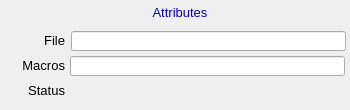
<?xml version="1.0" ?>
<ui version="4.0">
  <class>Dialog</class>
  <widget class="QWidget" name="screen">
    <property name="geometry">
      <rect>
        <x>214</x>
        <y>81</y>
        <width>350</width>
        <height>110</height>
      </rect>
    </property>
    <property name="styleSheet">
      <string notr="true">QWidget#screen {
  color: rgb(0, 0, 0);
  background-color: rgb(187, 187, 187);
  }</string>
    </property>
    <property name="windowTitle">
      <string>ADAttrFile</string>
    </property>
    <widget class="PyDMDrawingRectangle" name="rectangle">
      <property name="geometry">
        <rect>
          <x>127</x>
          <y>2</y>
          <width>107</width>
          <height>21</height>
        </rect>
      </property>
      <property name="brush" stdset="0">
        <brush brushstyle="SolidPattern">
          <color alpha="255">
            <red>218</red>
            <green>218</green>
            <blue>218</blue>
          </color>
        </brush>
      </property>
      <property name="penStyle" stdset="0">
        <enum>Qt::SolidLine</enum>
      </property>
      <property name="penColor" stdset="0">
        <color>
          <red>218</red>
          <green>218</green>
          <blue>218</blue>
        </color>
      </property>
      <property name="penWidth" stdset="0">
        <double>0</double>
      </property>
      <property name="penCapStyle" stdset="0">
        <enum>Qt::FlatCap</enum>
      </property>
      <property name="toolTip">
        <string>rectangle</string>
      </property>
    </widget>
    <widget class="QLabel" name="text">
      <property name="geometry">
        <rect>
          <x>130</x>
          <y>2</y>
          <width>100</width>
          <height>20</height>
        </rect>
      </property>
      <property name="text">
        <string>Attributes</string>
      </property>
      <property name="font" stdset="0">
        <font>
          <pointsize>10</pointsize>
        </font>
      </property>
      <property name="brush" stdset="0">
        <brush brushstyle="SolidPattern">
          <color alpha="255">
            <red>10</red>
            <green>0</green>
            <blue>184</blue>
          </color>
        </brush>
      </property>
      <property name="toolTip">
        <string>text</string>
      </property>
      <property name="alignment">
        <set>Qt::AlignCenter</set>
      </property>
      <property name="styleSheet">
        <string notr="true">QLabel#text {
  color: rgb(10, 0, 184);
  }</string>
      </property>
    </widget>
    <widget class="PyDMDrawingRectangle" name="rectangle_1">
      <property name="geometry">
        <rect>
          <x>0</x>
          <y>0</y>
          <width>350</width>
          <height>110</height>
        </rect>
      </property>
      <property name="brush" stdset="0">
        <brush brushstyle="NoBrush">
          <color alpha="255">
            <red>0</red>
            <green>0</green>
            <blue>0</blue>
          </color>
        </brush>
      </property>
      <property name="penStyle" stdset="0">
        <enum>Qt::SolidLine</enum>
      </property>
      <property name="penColor" stdset="0">
        <color>
          <red>0</red>
          <green>0</green>
          <blue>0</blue>
        </color>
      </property>
      <property name="penWidth" stdset="0">
        <double>1</double>
      </property>
      <property name="penCapStyle" stdset="0">
        <enum>Qt::FlatCap</enum>
      </property>
      <property name="toolTip">
        <string>rectangle_1</string>
      </property>
    </widget>
    <widget class="QLabel" name="text_1">
      <property name="geometry">
        <rect>
          <x>25</x>
          <y>30</y>
          <width>40</width>
          <height>20</height>
        </rect>
      </property>
      <property name="text">
        <string>File</string>
      </property>
      <property name="font" stdset="0">
        <font>
          <pointsize>10</pointsize>
        </font>
      </property>
      <property name="brush" stdset="0">
        <brush brushstyle="SolidPattern">
          <color alpha="255">
            <red>0</red>
            <green>0</green>
            <blue>0</blue>
          </color>
        </brush>
      </property>
      <property name="toolTip">
        <string>text_1</string>
      </property>
      <property name="alignment">
        <set>Qt::AlignRight|Qt::AlignTrailing|Qt::AlignVCenter</set>
      </property>
      <property name="styleSheet">
        <string notr="true">QLabel#text_1 {
  color: rgb(0, 0, 0);
  }</string>
      </property>
    </widget>
    <widget class="PyDMLineEdit" name="text_entry">
      <property name="geometry">
        <rect>
          <x>71</x>
          <y>31</y>
          <width>275</width>
          <height>20</height>
        </rect>
      </property>
      <property name="channel" stdset="0">
        <string>ca://${prefix}NDAttributesFile</string>
      </property>
      <property name="toolTip">
        <string>${prefix}NDAttributesFile</string>
      </property>
      <property name="displayFormat" stdset="0">
        <enum>PyDMLineEdit::String</enum>
      </property>
      <property name="font" stdset="0">
        <font>
          <pointsize>10</pointsize>
        </font>
      </property>
      <property name="styleSheet">
        <string notr="true">PyDMLineEdit#text_entry {
  color: rgb(0, 0, 0);
  background-color: rgb(115, 223, 255);
  border: 1px solid black;
  margin: 0px;
  padding: 0px;
  spacing: 0px;
  }</string>
      </property>
    </widget>
    <widget class="QLabel" name="text_2">
      <property name="geometry">
        <rect>
          <x>5</x>
          <y>55</y>
          <width>60</width>
          <height>20</height>
        </rect>
      </property>
      <property name="text">
        <string>Macros</string>
      </property>
      <property name="font" stdset="0">
        <font>
          <pointsize>10</pointsize>
        </font>
      </property>
      <property name="brush" stdset="0">
        <brush brushstyle="SolidPattern">
          <color alpha="255">
            <red>0</red>
            <green>0</green>
            <blue>0</blue>
          </color>
        </brush>
      </property>
      <property name="toolTip">
        <string>text_2</string>
      </property>
      <property name="alignment">
        <set>Qt::AlignRight|Qt::AlignTrailing|Qt::AlignVCenter</set>
      </property>
      <property name="styleSheet">
        <string notr="true">QLabel#text_2 {
  color: rgb(0, 0, 0);
  }</string>
      </property>
    </widget>
    <widget class="PyDMLineEdit" name="text_entry_1">
      <property name="geometry">
        <rect>
          <x>70</x>
          <y>56</y>
          <width>275</width>
          <height>20</height>
        </rect>
      </property>
      <property name="channel" stdset="0">
        <string>ca://${prefix}NDAttributesMacros</string>
      </property>
      <property name="toolTip">
        <string>${prefix}NDAttributesMacros</string>
      </property>
      <property name="displayFormat" stdset="0">
        <enum>PyDMLineEdit::String</enum>
      </property>
      <property name="font" stdset="0">
        <font>
          <pointsize>10</pointsize>
        </font>
      </property>
      <property name="styleSheet">
        <string notr="true">PyDMLineEdit#text_entry_1 {
  color: rgb(0, 0, 0);
  background-color: rgb(115, 223, 255);
  border: 1px solid black;
  margin: 0px;
  padding: 0px;
  spacing: 0px;
  }</string>
      </property>
    </widget>
    <widget class="QLabel" name="text_3">
      <property name="geometry">
        <rect>
          <x>5</x>
          <y>80</y>
          <width>60</width>
          <height>20</height>
        </rect>
      </property>
      <property name="text">
        <string>Status</string>
      </property>
      <property name="font" stdset="0">
        <font>
          <pointsize>10</pointsize>
        </font>
      </property>
      <property name="brush" stdset="0">
        <brush brushstyle="SolidPattern">
          <color alpha="255">
            <red>0</red>
            <green>0</green>
            <blue>0</blue>
          </color>
        </brush>
      </property>
      <property name="toolTip">
        <string>text_3</string>
      </property>
      <property name="alignment">
        <set>Qt::AlignRight|Qt::AlignTrailing|Qt::AlignVCenter</set>
      </property>
      <property name="styleSheet">
        <string notr="true">QLabel#text_3 {
  color: rgb(0, 0, 0);
  }</string>
      </property>
    </widget>
    <widget class="PyDMLabel" name="text_update">
      <property name="geometry">
        <rect>
          <x>70</x>
          <y>81</y>
          <width>275</width>
          <height>18</height>
        </rect>
      </property>
      <property name="toolTip">
        <string>PV: ${prefix}NDAttributesStatus</string>
      </property>
      <property name="channel" stdset="0">
        <string>ca://${prefix}NDAttributesStatus</string>
      </property>
      <property name="displayFormat" stdset="0">
        <enum>PyDMLabel::String</enum>
      </property>
      <property name="font" stdset="0">
        <font>
          <pointsize>10</pointsize>
        </font>
      </property>
      <property name="alignment">
        <set>Qt::AlignLeading|Qt::AlignLeft|Qt::AlignVCenter</set>
      </property>
      <property name="textInteractionFlags">
        <set>Qt::TextSelectableByKeyboard|Qt::TextSelectableByMouse</set>
      </property>
      <property name="styleSheet">
        <string notr="true">PyDMLabel#text_update {
  color: rgb(0, 0, 0);
  background-color: rgb(218, 218, 218);
  }</string>
      </property>
    </widget>
  </widget>
  <customwidgets>
    <customwidget>
      <class>PyDMDrawingRectangle</class>
      <extends>QWidget</extends>
      <header>pydm.widgets.drawing</header>
    </customwidget>
    <customwidget>
      <class>PyDMLabel</class>
      <extends>QLabel</extends>
      <header>pydm.widgets.label</header>
    </customwidget>
    <customwidget>
      <class>PyDMLineEdit</class>
      <extends>QLineEdit</extends>
      <header>pydm.widgets.line_edit</header>
    </customwidget>
  </customwidgets>
</ui>
